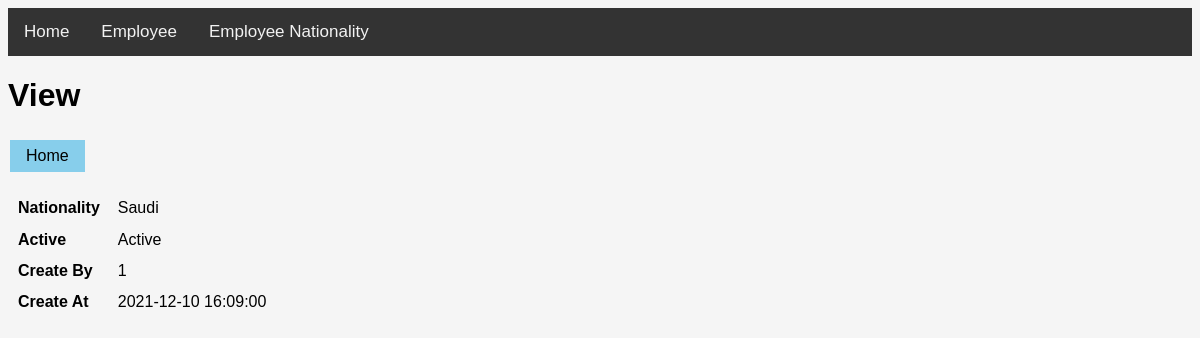
Screenshot of /employee_nationality_view.php?id=35 with the database file from the repository.
### tables this page shows
CREATE TABLE `employee_nationality` (
  `id` int(11) NOT NULL,
  `nationality` varchar(50) NOT NULL,
  `active` tinyint(1) NOT NULL DEFAULT 1,
  `create_by` int(11) DEFAULT NULL,
  `create_at` datetime DEFAULT NULL
);

### employee_nationality_view.php (the view, shortened to what this page needs)
<?php include "header.php"; ?>
<h1>View</h1>
<a href="employee_nationality.php" class="btn btnHome">Home</a>
<?php
if( $_GET['id'] > 0 &&  is_numeric($_GET['id']) ) {
    $id = $_GET['id'];
    $sql = "SELECT * FROM employee_nationality  WHERE id=$id;";
    $result = $conn->query($sql);
    $row = $result->fetch_assoc();
    ?>
    <?php if ( $result->num_rows > 0 ):?>
    <table class="tblLeft">
        <tr>
            <th>Nationality</th>
            <td><?php echo $row['nationality']; ?></td>
        </tr>
        <tr>
            <th>Active</th>
            <td><?php echo $row['active'] == '1' ? 'Active' : 'Inactive'; ?></td>
        </tr>
        <tr>
            <th>Create By</th>
            <td><?php echo $row['create_by']; ?></td>
        </tr>
        <tr>
            <th>Create At</th>
            <td><?php echo $row['create_at']; ?></td>
        </tr>
    </table>
    <?php
    else:
        header("location: employee_nationality.php?msg=No result found");
    endif;
} else {
    header("location: employee_nationality.php?msg=Invalid data");
    exit;
}
?>

### mycss.css (style rules this page uses)
body { margin: 0; font-family: Arial, Helvetica, sans-serif; background-color: whitesmoke; }
.mainnav { overflow: hidden; background-color: #333; }
.mainnav a { float: left; color: #f2f2f2; text-align: center; padding: 14px 16px; text-decoration: none; font-size: 17px; }
ul { list-style-type: none; margin: 0; padding: 0; }
table { margin-top: 1rem;; }
th , td { padding-top: 0.35rem; padding-bottom: 0.35rem; }
th { padding-left: 0.5rem; padding-right: 0.5rem; }
td { padding-left: 0.5rem; padding-right: 0.5rem; }
.tblLeft * { text-align: left; }
.btn { border: none; padding: 7px 16px; text-align: center; text-decoration: none; display: inline-block; margin: 4px 2px; cursor: pointer; font-family:'Gill Sans', 'Gill Sans MT', Calibri, 'Trebuchet MS', sans-serif; }
.btnHome { color: black; background-color:skyblue; }

### rows the page displays
employee_nationality: nationality "Saudi", create_by "1", create_at "2021-12-10 16:09:00"
